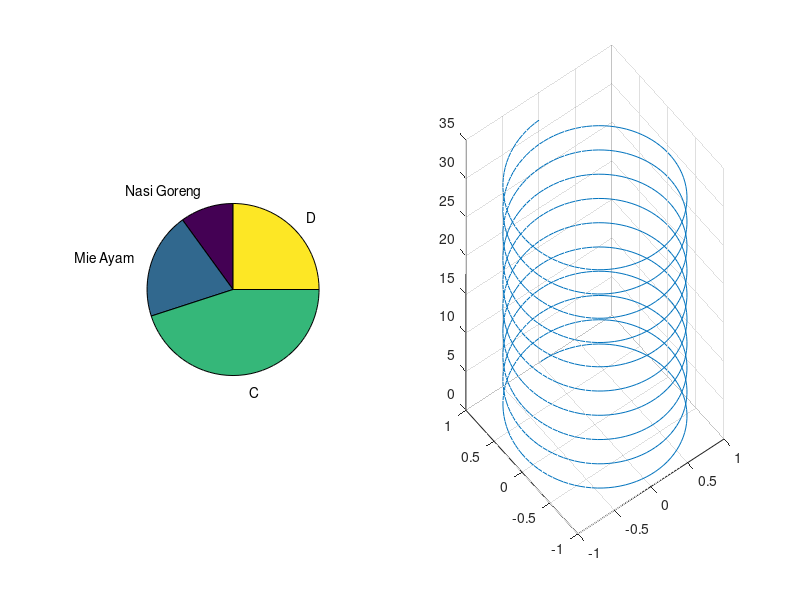

Recreate this plot in MATLAB.
%plot 3d
t=0:pi/100:10*pi;
st = sin(2*t);
ct = cos(2*t);
grid on

%pie 2d
x=[10 20 45 25];

subplot(1,2,1); pie(x, {'Nasi Goreng', 'Mie Ayam', 'C', 'D'});
subplot(1,2,2); plot3(st, ct, t), grid on;  

%untuk menutup figure yang sedang aktif
%close all